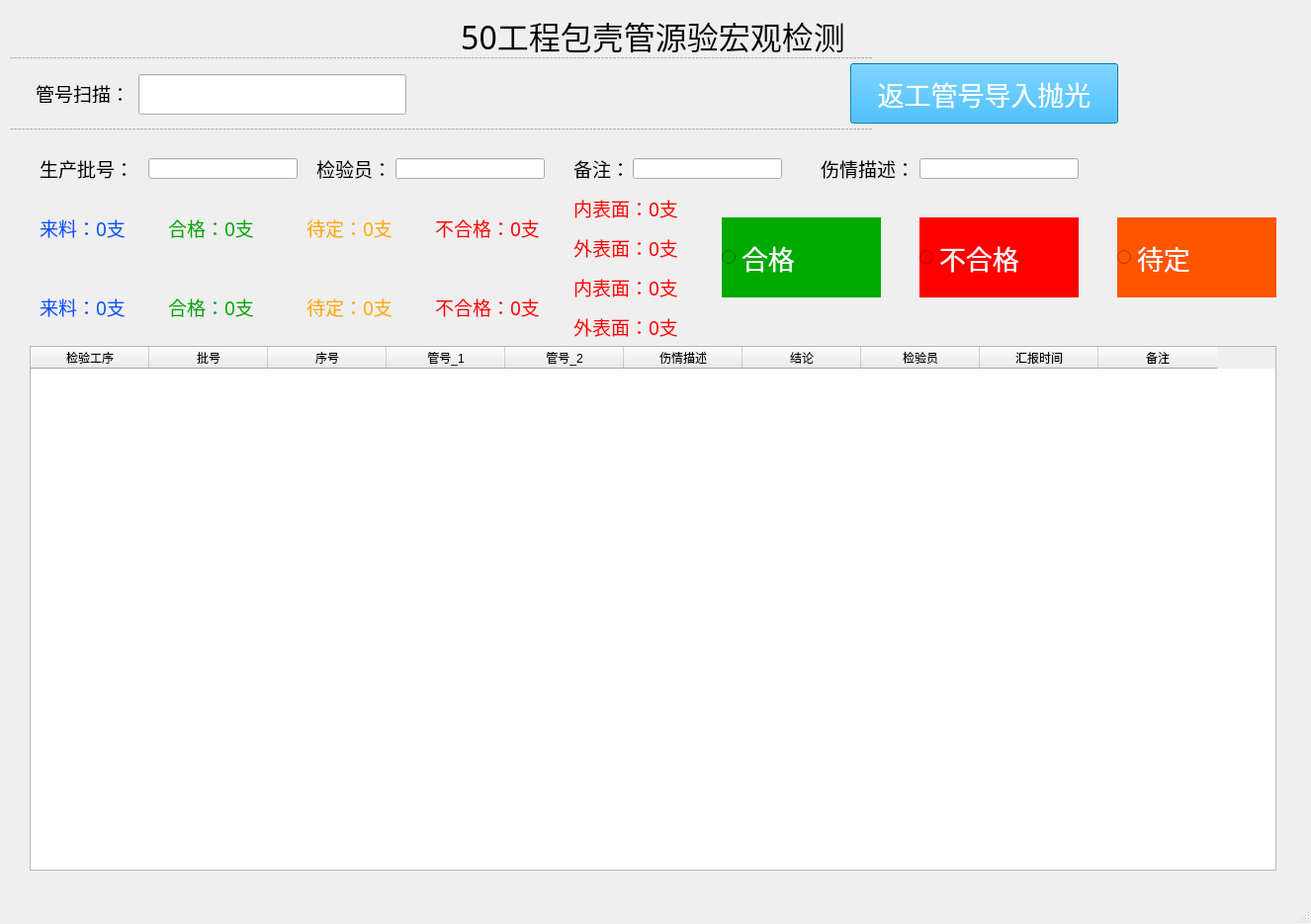
<?xml version="1.0" encoding="UTF-8"?>
<ui version="4.0">
 <class>MainWindow</class>
 <widget class="QMainWindow" name="MainWindow">
  <property name="geometry">
   <rect>
    <x>0</x>
    <y>0</y>
    <width>1326</width>
    <height>935</height>
   </rect>
  </property>
  <property name="windowTitle">
   <string>50工程包壳管源验宏观检测</string>
  </property>
  <widget class="QWidget" name="centralwidget">
   <widget class="QLabel" name="label">
    <property name="geometry">
     <rect>
      <x>0</x>
      <y>0</y>
      <width>1321</width>
      <height>71</height>
     </rect>
    </property>
    <property name="font">
     <font>
      <family>黑体</family>
      <pointsize>24</pointsize>
     </font>
    </property>
    <property name="text">
     <string>50工程包壳管源验宏观检测</string>
    </property>
    <property name="alignment">
     <set>Qt::AlignCenter</set>
    </property>
   </widget>
   <widget class="QLineEdit" name="Scan">
    <property name="geometry">
     <rect>
      <x>140</x>
      <y>75</y>
      <width>271</width>
      <height>41</height>
     </rect>
    </property>
    <property name="font">
     <font>
      <family>黑体</family>
      <pointsize>28</pointsize>
     </font>
    </property>
   </widget>
   <widget class="QLabel" name="show_Barcode">
    <property name="geometry">
     <rect>
      <x>30</x>
      <y>80</y>
      <width>1271</width>
      <height>16</height>
     </rect>
    </property>
    <property name="font">
     <font>
      <family>黑体</family>
      <pointsize>72</pointsize>
     </font>
    </property>
    <property name="styleSheet">
     <string notr="true">color:red</string>
    </property>
    <property name="text">
     <string/>
    </property>
    <property name="alignment">
     <set>Qt::AlignCenter</set>
    </property>
   </widget>
   <widget class="QLabel" name="label_3">
    <property name="geometry">
     <rect>
      <x>36</x>
      <y>84</y>
      <width>91</width>
      <height>20</height>
     </rect>
    </property>
    <property name="font">
     <font>
      <family>黑体</family>
      <pointsize>14</pointsize>
     </font>
    </property>
    <property name="text">
     <string>管号扫描：</string>
    </property>
   </widget>
   <widget class="QLabel" name="label_6">
    <property name="geometry">
     <rect>
      <x>320</x>
      <y>160</y>
      <width>91</width>
      <height>21</height>
     </rect>
    </property>
    <property name="font">
     <font>
      <family>黑体</family>
      <pointsize>14</pointsize>
     </font>
    </property>
    <property name="text">
     <string>检验员：</string>
    </property>
   </widget>
   <widget class="QLineEdit" name="biaozhun">
    <property name="geometry">
     <rect>
      <x>640</x>
      <y>160</y>
      <width>151</width>
      <height>21</height>
     </rect>
    </property>
    <property name="font">
     <font>
      <family>黑体</family>
      <pointsize>14</pointsize>
     </font>
    </property>
    <property name="styleSheet">
     <string notr="true"/>
    </property>
   </widget>
   <widget class="QLabel" name="label_4">
    <property name="geometry">
     <rect>
      <x>40</x>
      <y>160</y>
      <width>91</width>
      <height>21</height>
     </rect>
    </property>
    <property name="font">
     <font>
      <family>黑体</family>
      <pointsize>14</pointsize>
     </font>
    </property>
    <property name="text">
     <string>生产批号：</string>
    </property>
   </widget>
   <widget class="QLabel" name="label_5">
    <property name="geometry">
     <rect>
      <x>580</x>
      <y>160</y>
      <width>91</width>
      <height>21</height>
     </rect>
    </property>
    <property name="font">
     <font>
      <family>黑体</family>
      <pointsize>14</pointsize>
     </font>
    </property>
    <property name="text">
     <string>备注：</string>
    </property>
   </widget>
   <widget class="QLineEdit" name="jianyanyuan">
    <property name="geometry">
     <rect>
      <x>400</x>
      <y>160</y>
      <width>151</width>
      <height>21</height>
     </rect>
    </property>
    <property name="font">
     <font>
      <family>黑体</family>
      <pointsize>14</pointsize>
     </font>
    </property>
    <property name="styleSheet">
     <string notr="true"/>
    </property>
   </widget>
   <widget class="QLineEdit" name="pihao">
    <property name="geometry">
     <rect>
      <x>150</x>
      <y>160</y>
      <width>151</width>
      <height>21</height>
     </rect>
    </property>
    <property name="font">
     <font>
      <family>黑体</family>
      <pointsize>14</pointsize>
     </font>
    </property>
    <property name="styleSheet">
     <string notr="true"/>
    </property>
   </widget>
   <widget class="QTableWidget" name="table_data">
    <property name="geometry">
     <rect>
      <x>30</x>
      <y>350</y>
      <width>1261</width>
      <height>531</height>
     </rect>
    </property>
    <attribute name="horizontalHeaderMinimumSectionSize">
     <number>30</number>
    </attribute>
    <attribute name="horizontalHeaderDefaultSectionSize">
     <number>120</number>
    </attribute>
    <attribute name="verticalHeaderMinimumSectionSize">
     <number>25</number>
    </attribute>
    <attribute name="verticalHeaderDefaultSectionSize">
     <number>30</number>
    </attribute>
    <column>
     <property name="text">
      <string>检验工序</string>
     </property>
    </column>
    <column>
     <property name="text">
      <string>批号</string>
     </property>
    </column>
    <column>
     <property name="text">
      <string>序号</string>
     </property>
    </column>
    <column>
     <property name="text">
      <string>管号_1</string>
     </property>
    </column>
    <column>
     <property name="text">
      <string>管号_2</string>
     </property>
    </column>
    <column>
     <property name="text">
      <string>伤情描述</string>
     </property>
    </column>
    <column>
     <property name="text">
      <string>结论</string>
     </property>
    </column>
    <column>
     <property name="text">
      <string>检验员</string>
     </property>
    </column>
    <column>
     <property name="text">
      <string>汇报时间</string>
     </property>
    </column>
    <column>
     <property name="text">
      <string>备注</string>
     </property>
    </column>
   </widget>
   <widget class="QLabel" name="label_8">
    <property name="geometry">
     <rect>
      <x>10</x>
      <y>120</y>
      <width>1301</width>
      <height>20</height>
     </rect>
    </property>
    <property name="styleSheet">
     <string notr="true">color: rgb(173, 173, 173);</string>
    </property>
    <property name="text">
     <string>---------------------------------------------------------------------------------------------------------------------------------------------------------------------------------------------------------------------------</string>
    </property>
   </widget>
   <widget class="QLabel" name="label_9">
    <property name="geometry">
     <rect>
      <x>10</x>
      <y>50</y>
      <width>1301</width>
      <height>16</height>
     </rect>
    </property>
    <property name="styleSheet">
     <string notr="true">color: rgb(173, 173, 173);</string>
    </property>
    <property name="text">
     <string>---------------------------------------------------------------------------------------------------------------------------------------------------------------------------------------------------------------------------</string>
    </property>
   </widget>
   <widget class="QPushButton" name="daiding_btn_R">
    <property name="geometry">
     <rect>
      <x>860</x>
      <y>64</y>
      <width>271</width>
      <height>61</height>
     </rect>
    </property>
    <property name="font">
     <font>
      <family>黑体</family>
      <pointsize>20</pointsize>
     </font>
    </property>
    <property name="styleSheet">
     <string notr="true">color:white;
background-color: rgb(0, 170, 255);</string>
    </property>
    <property name="text">
     <string>返工管号导入抛光</string>
    </property>
   </widget>
   <widget class="QLineEdit" name="shangqing">
    <property name="geometry">
     <rect>
      <x>930</x>
      <y>160</y>
      <width>161</width>
      <height>21</height>
     </rect>
    </property>
    <property name="font">
     <font>
      <family>黑体</family>
      <pointsize>14</pointsize>
     </font>
    </property>
    <property name="styleSheet">
     <string notr="true"/>
    </property>
   </widget>
   <widget class="QLabel" name="label_10">
    <property name="geometry">
     <rect>
      <x>830</x>
      <y>160</y>
      <width>91</width>
      <height>21</height>
     </rect>
    </property>
    <property name="font">
     <font>
      <family>黑体</family>
      <pointsize>14</pointsize>
     </font>
    </property>
    <property name="text">
     <string>伤情描述：</string>
    </property>
   </widget>
   <widget class="QRadioButton" name="hege_btn">
    <property name="geometry">
     <rect>
      <x>730</x>
      <y>220</y>
      <width>161</width>
      <height>81</height>
     </rect>
    </property>
    <property name="font">
     <font>
      <family>黑体</family>
      <pointsize>20</pointsize>
     </font>
    </property>
    <property name="layoutDirection">
     <enum>Qt::LeftToRight</enum>
    </property>
    <property name="styleSheet">
     <string notr="true">background-color: rgb(0, 170, 0);
color: rgb(255, 255, 255);</string>
    </property>
    <property name="text">
     <string>合格</string>
    </property>
   </widget>
   <widget class="QRadioButton" name="daiding_btn">
    <property name="geometry">
     <rect>
      <x>1130</x>
      <y>220</y>
      <width>161</width>
      <height>81</height>
     </rect>
    </property>
    <property name="font">
     <font>
      <family>黑体</family>
      <pointsize>20</pointsize>
     </font>
    </property>
    <property name="layoutDirection">
     <enum>Qt::LeftToRight</enum>
    </property>
    <property name="styleSheet">
     <string notr="true">color: rgb(255, 255, 255);
background-color: rgb(255, 85, 0);</string>
    </property>
    <property name="text">
     <string>待定</string>
    </property>
   </widget>
   <widget class="QRadioButton" name="buhege_btn">
    <property name="geometry">
     <rect>
      <x>930</x>
      <y>220</y>
      <width>161</width>
      <height>81</height>
     </rect>
    </property>
    <property name="font">
     <font>
      <family>黑体</family>
      <pointsize>20</pointsize>
     </font>
    </property>
    <property name="layoutDirection">
     <enum>Qt::LeftToRight</enum>
    </property>
    <property name="styleSheet">
     <string notr="true">background-color: rgb(255, 0, 0);
color: rgb(255, 255, 255);</string>
    </property>
    <property name="text">
     <string>不合格</string>
    </property>
   </widget>
   <widget class="QLabel" name="BHG">
    <property name="geometry">
     <rect>
      <x>440</x>
      <y>220</y>
      <width>131</width>
      <height>21</height>
     </rect>
    </property>
    <property name="font">
     <font>
      <family>黑体</family>
      <pointsize>14</pointsize>
     </font>
    </property>
    <property name="styleSheet">
     <string notr="true">color: rgb(255, 0, 0);</string>
    </property>
    <property name="text">
     <string>不合格：0支</string>
    </property>
   </widget>
   <widget class="QLabel" name="LL">
    <property name="geometry">
     <rect>
      <x>40</x>
      <y>220</y>
      <width>121</width>
      <height>21</height>
     </rect>
    </property>
    <property name="font">
     <font>
      <family>黑体</family>
      <pointsize>14</pointsize>
     </font>
    </property>
    <property name="styleSheet">
     <string notr="true">color: rgb(0, 85, 255);</string>
    </property>
    <property name="text">
     <string>来料：0支</string>
    </property>
   </widget>
   <widget class="QLabel" name="HG">
    <property name="geometry">
     <rect>
      <x>170</x>
      <y>220</y>
      <width>131</width>
      <height>21</height>
     </rect>
    </property>
    <property name="font">
     <font>
      <family>黑体</family>
      <pointsize>14</pointsize>
     </font>
    </property>
    <property name="styleSheet">
     <string notr="true">color: rgb(0, 170, 0);</string>
    </property>
    <property name="text">
     <string>合格：0支</string>
    </property>
   </widget>
   <widget class="QLabel" name="DD">
    <property name="geometry">
     <rect>
      <x>310</x>
      <y>220</y>
      <width>131</width>
      <height>21</height>
     </rect>
    </property>
    <property name="font">
     <font>
      <family>黑体</family>
      <pointsize>14</pointsize>
     </font>
    </property>
    <property name="styleSheet">
     <string notr="true">color: rgb(255, 170, 0);</string>
    </property>
    <property name="text">
     <string>待定：0支</string>
    </property>
   </widget>
   <widget class="QLabel" name="BHG_N">
    <property name="geometry">
     <rect>
      <x>580</x>
      <y>200</y>
      <width>131</width>
      <height>21</height>
     </rect>
    </property>
    <property name="font">
     <font>
      <family>黑体</family>
      <pointsize>14</pointsize>
     </font>
    </property>
    <property name="styleSheet">
     <string notr="true">color: rgb(255, 0, 0);</string>
    </property>
    <property name="text">
     <string>内表面：0支</string>
    </property>
   </widget>
   <widget class="QLabel" name="BHG_W">
    <property name="geometry">
     <rect>
      <x>580</x>
      <y>240</y>
      <width>131</width>
      <height>21</height>
     </rect>
    </property>
    <property name="font">
     <font>
      <family>黑体</family>
      <pointsize>14</pointsize>
     </font>
    </property>
    <property name="styleSheet">
     <string notr="true">color: rgb(255, 0, 0);</string>
    </property>
    <property name="text">
     <string>外表面：0支</string>
    </property>
   </widget>
   <widget class="QLabel" name="LL_2">
    <property name="geometry">
     <rect>
      <x>40</x>
      <y>300</y>
      <width>121</width>
      <height>21</height>
     </rect>
    </property>
    <property name="font">
     <font>
      <family>黑体</family>
      <pointsize>14</pointsize>
     </font>
    </property>
    <property name="styleSheet">
     <string notr="true">color: rgb(0, 85, 255);</string>
    </property>
    <property name="text">
     <string>来料：0支</string>
    </property>
   </widget>
   <widget class="QLabel" name="HG_2">
    <property name="geometry">
     <rect>
      <x>170</x>
      <y>300</y>
      <width>131</width>
      <height>21</height>
     </rect>
    </property>
    <property name="font">
     <font>
      <family>黑体</family>
      <pointsize>14</pointsize>
     </font>
    </property>
    <property name="styleSheet">
     <string notr="true">color: rgb(0, 170, 0);</string>
    </property>
    <property name="text">
     <string>合格：0支</string>
    </property>
   </widget>
   <widget class="QLabel" name="BHG_W_2">
    <property name="geometry">
     <rect>
      <x>580</x>
      <y>320</y>
      <width>131</width>
      <height>21</height>
     </rect>
    </property>
    <property name="font">
     <font>
      <family>黑体</family>
      <pointsize>14</pointsize>
     </font>
    </property>
    <property name="styleSheet">
     <string notr="true">color: rgb(255, 0, 0);</string>
    </property>
    <property name="text">
     <string>外表面：0支</string>
    </property>
   </widget>
   <widget class="QLabel" name="BHG_2">
    <property name="geometry">
     <rect>
      <x>440</x>
      <y>300</y>
      <width>131</width>
      <height>21</height>
     </rect>
    </property>
    <property name="font">
     <font>
      <family>黑体</family>
      <pointsize>14</pointsize>
     </font>
    </property>
    <property name="styleSheet">
     <string notr="true">color: rgb(255, 0, 0);</string>
    </property>
    <property name="text">
     <string>不合格：0支</string>
    </property>
   </widget>
   <widget class="QLabel" name="BHG_N_2">
    <property name="geometry">
     <rect>
      <x>580</x>
      <y>280</y>
      <width>131</width>
      <height>21</height>
     </rect>
    </property>
    <property name="font">
     <font>
      <family>黑体</family>
      <pointsize>14</pointsize>
     </font>
    </property>
    <property name="styleSheet">
     <string notr="true">color: rgb(255, 0, 0);</string>
    </property>
    <property name="text">
     <string>内表面：0支</string>
    </property>
   </widget>
   <widget class="QLabel" name="DD_2">
    <property name="geometry">
     <rect>
      <x>310</x>
      <y>300</y>
      <width>131</width>
      <height>21</height>
     </rect>
    </property>
    <property name="font">
     <font>
      <family>黑体</family>
      <pointsize>14</pointsize>
     </font>
    </property>
    <property name="styleSheet">
     <string notr="true">color: rgb(255, 170, 0);</string>
    </property>
    <property name="text">
     <string>待定：0支</string>
    </property>
   </widget>
  </widget>
  <widget class="QMenuBar" name="menubar">
   <property name="geometry">
    <rect>
     <x>0</x>
     <y>0</y>
     <width>1326</width>
     <height>23</height>
    </rect>
   </property>
  </widget>
  <widget class="QStatusBar" name="statusbar"/>
 </widget>
 <resources/>
 <connections/>
</ui>
